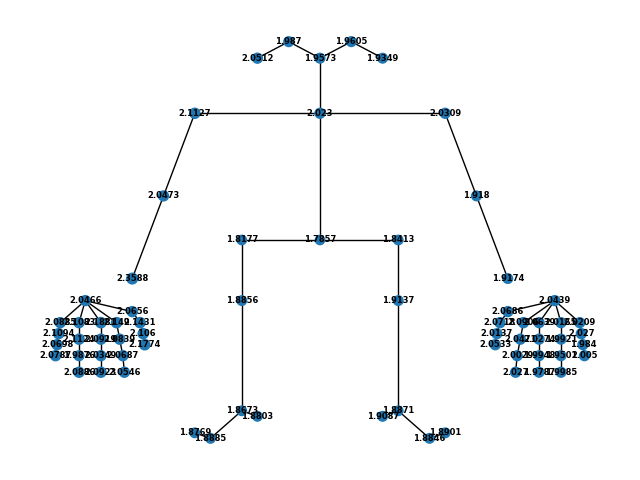

Reproduce this figure in Python.
from graph import *
import matplotlib.pyplot as plt
import networkx as nx
import torch

random_skeleton_shape = torch.tensor([[125.0000,  80.0000],
        [125.0000, 130.0000],
        [ 85.0000, 130.0000],
        [ 75.0000, 205.0000],
        [ 65.0000, 280.0000],
        [165.0000, 130.0000],
        [175.0000, 205.0000],
        [185.0000, 280.0000],
        [125.0000, 245.0000],
        [100.0000, 245.0000],
        [100.0000, 300.0000],
        [100.0000, 400.0000],
        [150.0000, 245.0000],
        [150.0000, 300.0000],
        [150.0000, 400.0000],
        [115.,  65.],
        [135.,  65.],
        [105.,  80.],
        [145.,  80.],
        [ 160.0000,   425.0000],
        [ 165.0000,   420.0000],
        [145.0000,   405.0000],
        [90.0000,   425.0000],
        [  85.0000,   420.0000],
        [  105.0000,   405.0000],
        [ 50.0000, 300.0000],
        [ 65.0000, 310.0000],
        [ 67.5000, 320.0000],
        [ 68.5000, 330.0000],
        [ 69.0000, 340.0000],
        [ 60.0000, 320.0000],
        [ 61.0000, 335.0000],
        [ 62.0000, 350.0000],
        [ 62.5000, 365.0000],
        [ 55.0000, 320.0000],
        [ 55.0000, 335.0000],
        [ 55.0000, 350.0000],
        [ 55.0000, 365.0000],
        [ 48.0000, 320.0000],
        [ 48.0000, 335.0000],
        [ 48.0000, 350.0000],
        [ 48.0000, 365.0000],
        [ 42.0000, 320.0000],
        [ 41.5000, 330.0000],
        [ 41.0000, 340.0000],
        [ 40.5000, 350.0000],
        [200.0000, 300.0000],
        [185.0000, 310.0000],
        [182.5000, 320.0000],
        [181.5000, 330.0000],
        [181.0000, 340.0000],
        [190.0000, 320.0000],
        [189.0000, 335.0000],
        [188.0000, 350.0000],
        [187.5000, 365.0000],
        [195.0000, 320.0000],
        [195.0000, 335.0000],
        [195.0000, 350.0000],
        [195.0000, 365.0000],
        [202.0000, 320.0000],
        [202.0000, 335.0000],
        [202.0000, 350.0000],
        [202.0000, 365.0000],
        [208.0000, 320.0000],
        [208.5000, 330.0000],
        [209.0000, 340.0000],
        [209.5000, 350.0000]])


stddev = torch.tensor([[0.0498, 0.0480],
        [0.0500, 0.0546],
        [0.0520, 0.0553],
        [0.0689, 0.0929],
        [0.1804, 0.2775],
        [0.0581, 0.0554],
        [0.0803, 0.0919],
        [0.3829, 0.3699],
        [0.3096, 0.4439],
        [0.2522, 0.4437],
        [0.0374, 0.0277],
        [0.0360, 0.0220],
        [0.3707, 0.4434],
        [0.0412, 0.0304],
        [0.0360, 0.0220],
        [0.0516, 0.0472],
        [0.0509, 0.0462],
        [0.0832, 0.0608],
        [0.0638, 0.0491],
        [0.0360, 0.0220],
        [0.0360, 0.0220],
        [0.0360, 0.0220],
        [0.0360, 0.0220],
        [0.0360, 0.0220],
        [0.0360, 0.0220],
        [0.2403, 0.3202],
        [0.2101, 0.2272],
        [0.1993, 0.1793],
        [0.2040, 0.1834],
        [0.2479, 0.2368],
        [0.1710, 0.1693],
        [0.1819, 0.1904],
        [0.2001, 0.2188],
        [0.2553, 0.2581],
        [0.1491, 0.1596],
        [0.1676, 0.1716],
        [0.1845, 0.2067],
        [0.2306, 0.2446],
        [0.1659, 0.1610],
        [0.1793, 0.1658],
        [0.1925, 0.1964],
        [0.2195, 0.2351],
        [0.2168, 0.1862],
        [0.2321, 0.1921],
        [0.2255, 0.1991],
        [0.2397, 0.2175],
        [0.2363, 0.2776],
        [0.2056, 0.1973],
        [0.1875, 0.1599],
        [0.2033, 0.1705],
        [0.2471, 0.2220],
        [0.1623, 0.1499],
        [0.1758, 0.1774],
        [0.1905, 0.2007],
        [0.2507, 0.2288],
        [0.1449, 0.1464],
        [0.1630, 0.1600],
        [0.1757, 0.1856],
        [0.2313, 0.2206],
        [0.1622, 0.1578],
        [0.1734, 0.1609],
        [0.1837, 0.1841],
        [0.2148, 0.2159],
        [0.2127, 0.1845],
        [0.2297, 0.1901],
        [0.2165, 0.1935],
        [0.2342, 0.2075]])

weight = torch.tensor([[[[0.9558, 1.0015],
          [0.9980, 1.0250],
          [1.0991, 1.0136],
          [1.0343, 1.0130],
          [1.1930, 1.1658],
          [0.9688, 1.0621],
          [0.9600, 0.9580],
          [0.9627, 0.9547],
          [0.8999, 0.8858],
          [0.9070, 0.9107],
          [0.9501, 0.9355],
          [0.9407, 0.9266],
          [0.9213, 0.9200],
          [0.9579, 0.9558],
          [0.9340, 0.9531],
          [0.9968, 0.9902],
          [0.9729, 0.9876],
          [1.0593, 0.9919],
          [0.9709, 0.9640],
          [0.9448, 0.9398],
          [0.9475, 0.9426],
          [0.9556, 0.9531],
          [0.9363, 0.9522],
          [0.9267, 0.9502],
          [0.9500, 0.9303],
          [1.0311, 1.0155],
          [1.0303, 1.0353],
          [1.0491, 1.0940],
          [1.0418, 1.0642],
          [1.0799, 1.0975],
          [1.0722, 1.0768],
          [1.0754, 1.0085],
          [1.0460, 1.0227],
          [1.0365, 1.0181],
          [1.0855, 1.1026],
          [1.0581, 1.0338],
          [0.9868, 1.0481],
          [1.0567, 1.0356],
          [1.0345, 1.0738],
          [1.0472, 1.0652],
          [0.9900, 0.9976],
          [1.0411, 1.0475],
          [1.0336, 1.0549],
          [1.0429, 1.0665],
          [1.0267, 1.0431],
          [1.0235, 1.0552],
          [1.0264, 1.0175],
          [1.0385, 1.0301],
          [1.0028, 1.0690],
          [1.0063, 1.0074],
          [1.0177, 1.0356],
          [1.0453, 1.0453],
          [1.0365, 1.0106],
          [1.0216, 0.9813],
          [1.0101, 1.0169],
          [1.0195, 1.0444],
          [1.0180, 1.0094],
          [0.9867, 1.0081],
          [0.9853, 0.9934],
          [1.0106, 1.0059],
          [0.9919, 1.0002],
          [0.9835, 0.9666],
          [1.0193, 0.9792],
          [0.9883, 1.0326],
          [0.9838, 1.0432],
          [0.9939, 0.9901],
          [0.9950, 1.0100]]]]).squeeze()
weight = stddev

weight_list = []    
for i in range(weight.shape[0]):
    weight_list.append(weight[i,:].sum()*25)




G = nx.Graph()

# Add nodes to the graph
for i in range(25):
    G.add_node(i)
    
for (i, j) in POSE_MAP:
    G.add_edge(i, j)

for (i, j) in HAND_MAP:
    G.add_edge(i+25, j+25)

for (i, j) in HAND_MAP:
    G.add_edge(i+46, j+46)

for i in range(weight.shape[0]):
    print(G.nodes)
    G.nodes[i]['label'] = round(float(weight[i,:].sum()), 3)
print(weight_list)

positions = {}
for i in range(67):
    positions[i] = tuple(random_skeleton_shape[i])

# Draw the graph

labels = {node: G.nodes[node]['label'] for node in G.nodes()}

nx.draw(G, pos = positions, with_labels=False, node_size = weight_list)

nx.draw_networkx_labels(G, pos=positions, labels=labels, font_weight='bold', font_size=6)

plt.gca().invert_yaxis()
#plt.gca().set_aspect('equal', adjustable='box')
# Show the plot
plt.show()
plt.savefig('render_stddev.png')
